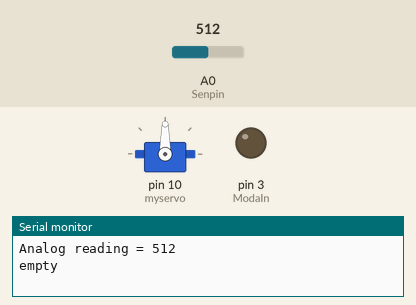
Recording of a sketch running on a simulated Arduino Uno, built with avr-gcc and run on an emulated ATmega328P. On the bench: servo, output pins drawn as LEDs (lit = HIGH), the last lines printed to the serial monitor. The inputs (shaded band) are chosen by the test bench; at power-on: A0 (Senpin) = 512.

Above: at 0.1 s.
At 1.8 s:
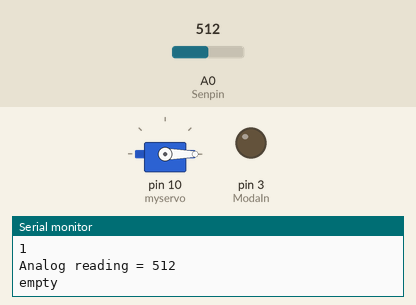
1.9 s: A0 (Senpin) set to 31
3.4 s: A0 (Senpin) set to 27
Timing chart, 0 to 6.4 s (numbered marks = the images above; inputs shaded):
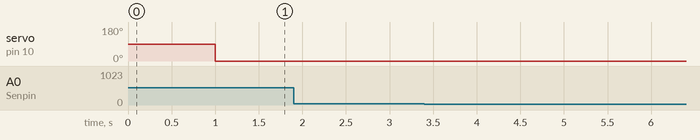

The sketch:

toilet.ino
```cpp
#include <Servo.h>
#include <SoftwareSerial.h>
#include <Wire.h>

#define Senpin A0
int Senval=0;
Servo myservo; // 建立Servo物件，控制伺服馬達
#define fsr_pin A0
#define MAX_BTCMDLEN 128
SoftwareSerial BTSerial(8,9); // Arduino RX/TX
int ModaIn = 3;
byte cmd[MAX_BTCMDLEN]; // received 128 bytes from an Android system
int len = 0; // received command length
int aa=1;
void setup()
{
  myservo.attach(10); // 連接數位腳位10，伺服馬達的訊號線
  Serial.begin(9600);
  BTSerial.begin(9600);

  pinMode(ModaIn, OUTPUT);
}

void loop()
{
  Senval=analogRead(Senpin);
    Serial.print("Analog reading = ");
    Serial.println(Senval);
    if(Senval>15 && Senval<30){
        Serial.println("#Using#");

        //bluetooth
         char str[MAX_BTCMDLEN];
         int insize, ii;
         int tick=0;
         while ( tick<MAX_BTCMDLEN ) { // 因為包率同為9600, Android送過來的字元可能被切成數份
          if ( (insize=(BTSerial.available()))>0 ){ // 讀取藍牙訊息

            for ( ii=0; ii<insize; ii++ ){
                cmd[(len++)%MAX_BTCMDLEN]=char(BTSerial.read());
                aa = 0 - aa;
                Serial.println(aa) ;
                if(aa > 0){ModaIn=1;}
                else {ModaIn=0;}
            }
          } else {tick++;}
         }
         if ( len ) { // 用串列埠顯示從Android手 機傳過來的訊息
          sprintf(str,"%s",cmd);

          Serial.print("o&c= ") ;
          Serial.println(str) ;
          if(str=="O"){
            Serial.println("OPEN") ;}
          cmd[0] = '\0';
         }
          len = 0;

      }
    else{
        Serial.println("empty");
        ModaIn=1;}

  delay(1000);
  int potpin = ModaIn;
  int i = 0;
  int z = 0;
  //int val = 0;
  //val = analogRead(potpin);
  Serial.println(potpin);
  if(potpin == 0){

    z=0;
    if(z==0){
      for(i = 0; i <= 180; i+=1){
        myservo.write(i); // 使用write，傳入角度，從0度轉到180度
        delay(20);
      }
      z=1;
    }
    if(z==1)
    {
      for(i = 180; i <= 0; i-=1){
        myservo.write(i); // 使用write，傳入角度，從0度轉到180度
        delay(20);
      }
    }
    potpin = 1;
  }
  else{
    //for(int i = 0; i <= 180; i+=1){
      myservo.write(i); // 使用write，傳入角度，從0度轉到180度
      delay(20);
    //}

  }
}
```
